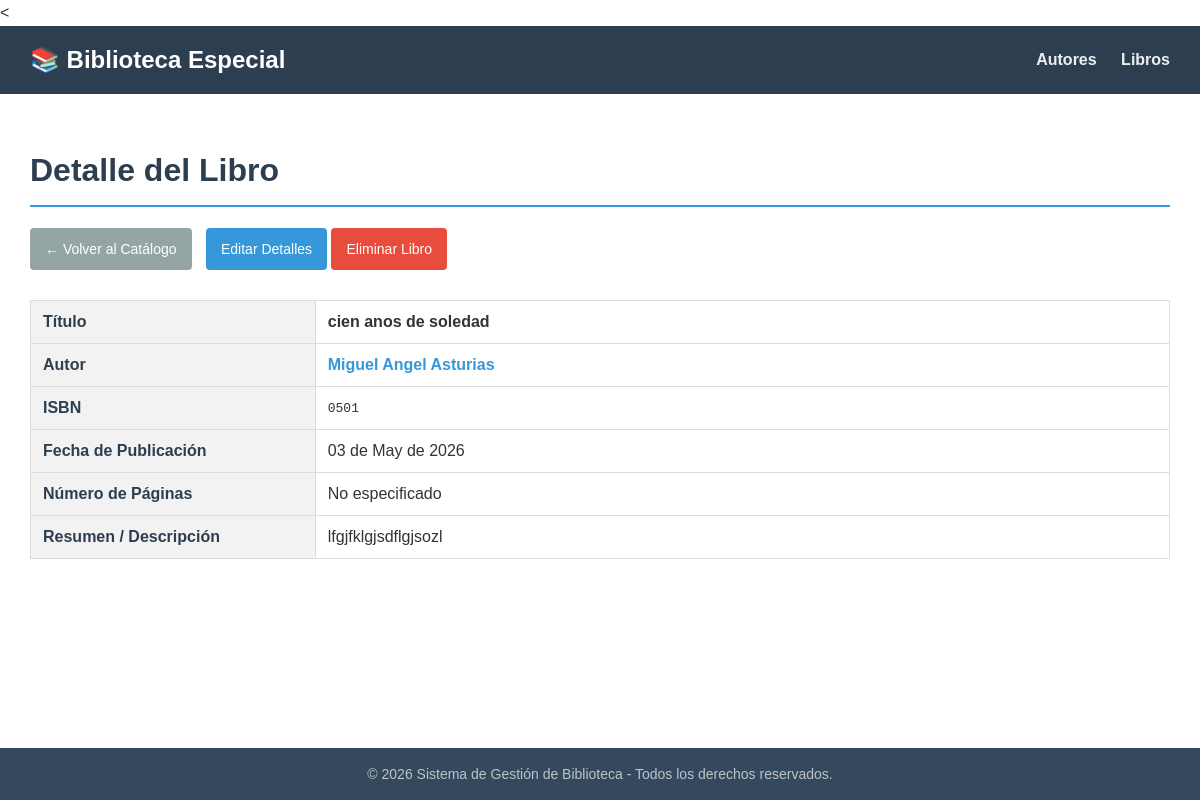
The app's page /biblioteca/libros/1/ with its own data.
### biblioteca/models.py (models this page shows, shortened)
class Libro(models.Model):
    titulo = models.CharField(max_length=200)
    isbn = models.CharField(max_length=13, unique=True)
    fecha_publicacion = models.DateField()
    autor = models.ForeignKey(Autor, on_delete=models.CASCADE, related_name="libros")
    resumen = models.TextField(max_length=1000, help_text="Breve descripción del libro")

class Autor(models.Model):
    nombre = models.CharField(max_length=100)
    apellido = models.CharField(max_length=100)
    nacionalidad = models.CharField(max_length=50, blank=True, null=True)
    fecha_nacimiento = models.DateField(blank=True, null=True)

### biblioteca/views.py (the view)
# urls.py: path("libros/<int:pk>/", views.LibroDetailView.as_view(), name="libro-detail"),
class LibroDetailView(DetailView):
    model = Libro
    template_name = "biblioteca/libro_detail.html"

### biblioteca/templates/biblioteca/libro_detail.html (shortened to what this page needs)
{% extends 'biblioteca/base.html' %}
{% block contenido %}
    <h1>Detalle del Libro</h1>
    <div class="acciones">
        <a href="{% url 'libro-list' %}" class="btn btn-secondary">← Volver al Catálogo</a>
        <a href="{% url 'libro-update' libro.pk %}" class="btn btn-primary">Editar Detalles</a>
        <a href="{% url 'libro-delete' libro.pk %}" class="btn btn-danger">Eliminar Libro</a>
    </div>
    <table class="ancho-fijo">
        <tbody>
            <tr>
                <th>Título</th>
                <td><strong>{{ libro.titulo }}</strong></td>
            </tr>
            <tr>
                <th>Autor</th>
                <td>
                    <a href="{% url 'autor-detail' libro.autor.pk %}" class="link-accion">
                        {{ libro.autor.nombre }} {{ libro.autor.apellido }}
                    </a>
                </td>
            </tr>
            <tr>
                <th>ISBN</th>
                <td><code>{{ libro.isbn }}</code></td>
            </tr>
            <tr>
                <th>Fecha de Publicación</th>
                <td>{{ libro.fecha_publicacion|date:"d \d\e F \d\e Y" }}</td>
            </tr>
            <tr>
                <th>Número de Páginas</th>
                <td>{{ libro.paginas|default:"No especificado" }}</td>
            </tr>
            <tr>
                <th>Resumen / Descripción</th>
                <td>{{ libro.resumen|linebreaks|default:"Sin descripción disponible." }}</td>
            </tr>
        </tbody>
    </table>
{% endblock %}

### biblioteca/templates/biblioteca/base.html (style rules this page uses)
body { font-family: Arial, sans-serif; margin: 0; padding: 0; line-height: 1.6; color: #333; display: flex; flex-direction: column; min-height: 100vh; }
h1 { color: #2c3e50; border-bottom: 2px solid #3498db; padding-bottom: 8px; }
.acciones { margin-top: 20px; margin-bottom: 30px; }
.btn { display: inline-block; padding: 10px 15px; color: white; text-decoration: none; border-radius: 4px; font-size: 14px; border: none; cursor: pointer; box-sizing: border-box; background-color: #3498db; }
.btn-primary { background-color: #3498db; }
.btn-secondary { background-color: #95a5a6; margin-right: 10px; }
.btn-danger { background-color: #e74c3c; }
.link-accion { text-decoration: none; color: #3498db; font-weight: bold; }
table { width: 100%; border-collapse: collapse; margin-top: 15px; margin-bottom: 30px; }
th, td { border: 1px solid #ddd; padding: 12px; text-align: left; }
th { background-color: #f2f2f2; color: #2c3e50; font-weight: bold; }
.ancho-fijo th { width: 25%; }

### records on screen
Libro: titulo "cien anos de soledad", autor.nombre "Miguel Angel", autor.apellido "Asturias", isbn "0501", fecha_publicacion "03 de May de 2026", resumen "lfgjfklgjsdflgjsozl"

### other values on screen
{{ libro.paginas|default:"No especificado" }} "No especificado"
